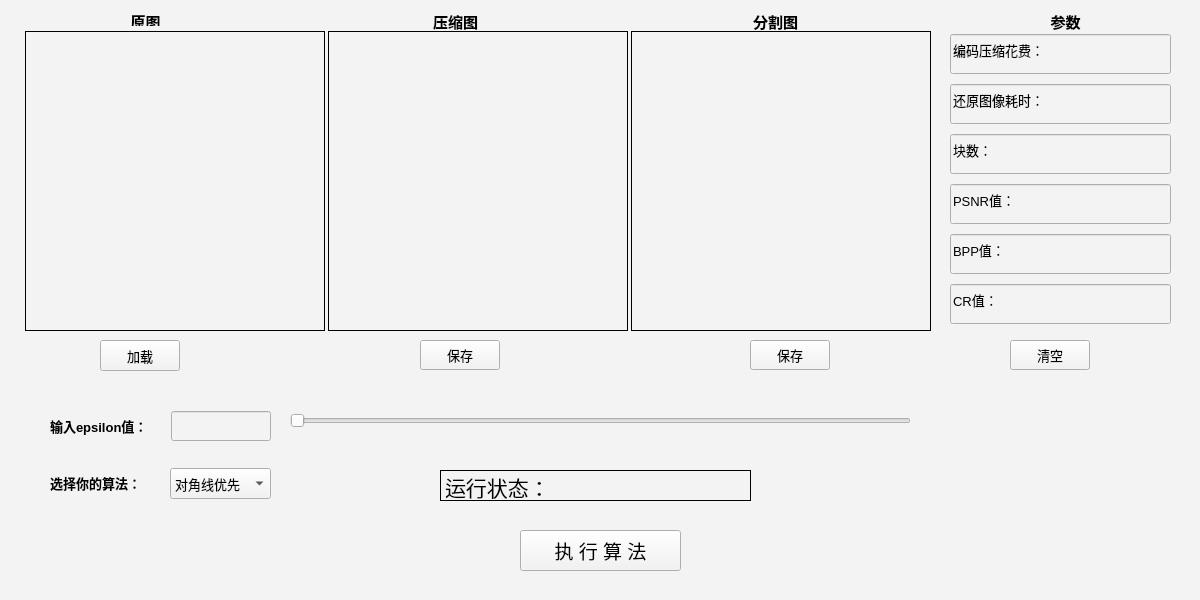
<?xml version="1.0" encoding="UTF-8"?>
<ui version="4.0">
 <class>Widget</class>
 <widget class="QWidget" name="Widget">
  <property name="geometry">
   <rect>
    <x>0</x>
    <y>0</y>
    <width>1200</width>
    <height>600</height>
   </rect>
  </property>
  <property name="minimumSize">
   <size>
    <width>1200</width>
    <height>600</height>
   </size>
  </property>
  <property name="maximumSize">
   <size>
    <width>1200</width>
    <height>600</height>
   </size>
  </property>
  <property name="font">
   <font>
    <pointsize>10</pointsize>
   </font>
  </property>
  <property name="mouseTracking">
   <bool>false</bool>
  </property>
  <property name="windowTitle">
   <string>灰度图像分割器</string>
  </property>
  <property name="styleSheet">
   <string notr="true">background-color: rgb(243, 243, 243);</string>
  </property>
  <widget class="QWidget" name="layoutWidget1">
   <property name="geometry">
    <rect>
     <x>0</x>
     <y>30</y>
     <width>931</width>
     <height>302</height>
    </rect>
   </property>
   <layout class="QHBoxLayout" name="horizontalLayout">
    <property name="spacing">
     <number>3</number>
    </property>
    <item>
     <spacer name="horizontalSpacer">
      <property name="orientation">
       <enum>Qt::Horizontal</enum>
      </property>
      <property name="sizeHint" stdset="0">
       <size>
        <width>40</width>
        <height>20</height>
       </size>
      </property>
     </spacer>
    </item>
    <item>
     <widget class="QLabel" name="Image_display_label_1">
      <property name="minimumSize">
       <size>
        <width>300</width>
        <height>300</height>
       </size>
      </property>
      <property name="maximumSize">
       <size>
        <width>300</width>
        <height>300</height>
       </size>
      </property>
      <property name="styleSheet">
       <string notr="true">border:1px solid rgb(0,0,0);</string>
      </property>
      <property name="text">
       <string/>
      </property>
     </widget>
    </item>
    <item>
     <widget class="QLabel" name="Image_display_label_2">
      <property name="minimumSize">
       <size>
        <width>300</width>
        <height>300</height>
       </size>
      </property>
      <property name="maximumSize">
       <size>
        <width>300</width>
        <height>300</height>
       </size>
      </property>
      <property name="styleSheet">
       <string notr="true">border:1px solid rgb(0,0,0);</string>
      </property>
      <property name="text">
       <string/>
      </property>
     </widget>
    </item>
    <item>
     <widget class="QLabel" name="Image_display_label_3">
      <property name="minimumSize">
       <size>
        <width>300</width>
        <height>300</height>
       </size>
      </property>
      <property name="maximumSize">
       <size>
        <width>300</width>
        <height>300</height>
       </size>
      </property>
      <property name="styleSheet">
       <string notr="true">border:1px solid rgb(0,0,0);</string>
      </property>
      <property name="text">
       <string/>
      </property>
     </widget>
    </item>
   </layout>
  </widget>
  <widget class="QPushButton" name="saveButton_1">
   <property name="geometry">
    <rect>
     <x>420</x>
     <y>340</y>
     <width>80</width>
     <height>30</height>
    </rect>
   </property>
   <property name="minimumSize">
    <size>
     <width>80</width>
     <height>30</height>
    </size>
   </property>
   <property name="maximumSize">
    <size>
     <width>80</width>
     <height>30</height>
    </size>
   </property>
   <property name="text">
    <string>保存</string>
   </property>
  </widget>
  <widget class="QPushButton" name="saveButton_2">
   <property name="geometry">
    <rect>
     <x>750</x>
     <y>340</y>
     <width>80</width>
     <height>30</height>
    </rect>
   </property>
   <property name="minimumSize">
    <size>
     <width>80</width>
     <height>30</height>
    </size>
   </property>
   <property name="maximumSize">
    <size>
     <width>80</width>
     <height>30</height>
    </size>
   </property>
   <property name="text">
    <string>保存</string>
   </property>
  </widget>
  <widget class="QWidget" name="layoutWidget2">
   <property name="geometry">
    <rect>
     <x>950</x>
     <y>30</y>
     <width>221</width>
     <height>301</height>
    </rect>
   </property>
   <layout class="QVBoxLayout" name="verticalLayout">
    <item>
     <widget class="QLineEdit" name="dataShowing_lineEdit_1">
      <property name="minimumSize">
       <size>
        <width>0</width>
        <height>40</height>
       </size>
      </property>
      <property name="maximumSize">
       <size>
        <width>16777215</width>
        <height>40</height>
       </size>
      </property>
      <property name="focusPolicy">
       <enum>Qt::NoFocus</enum>
      </property>
      <property name="styleSheet">
       <string notr="true">font: 10pt &quot;Microsoft YaHei UI&quot;;</string>
      </property>
      <property name="text">
       <string>编码压缩花费：</string>
      </property>
     </widget>
    </item>
    <item>
     <widget class="QLineEdit" name="dataShowing_lineEdit_2">
      <property name="minimumSize">
       <size>
        <width>0</width>
        <height>40</height>
       </size>
      </property>
      <property name="maximumSize">
       <size>
        <width>16777215</width>
        <height>40</height>
       </size>
      </property>
      <property name="focusPolicy">
       <enum>Qt::NoFocus</enum>
      </property>
      <property name="styleSheet">
       <string notr="true">font: 10pt &quot;Microsoft YaHei UI&quot;;</string>
      </property>
      <property name="text">
       <string>还原图像耗时：</string>
      </property>
     </widget>
    </item>
    <item>
     <widget class="QLineEdit" name="dataShowing_lineEdit_3">
      <property name="minimumSize">
       <size>
        <width>0</width>
        <height>40</height>
       </size>
      </property>
      <property name="maximumSize">
       <size>
        <width>16777215</width>
        <height>40</height>
       </size>
      </property>
      <property name="focusPolicy">
       <enum>Qt::NoFocus</enum>
      </property>
      <property name="styleSheet">
       <string notr="true">font: 10pt &quot;Microsoft YaHei UI&quot;;</string>
      </property>
      <property name="text">
       <string>块数：</string>
      </property>
     </widget>
    </item>
    <item>
     <widget class="QLineEdit" name="dataShowing_lineEdit_4">
      <property name="minimumSize">
       <size>
        <width>0</width>
        <height>40</height>
       </size>
      </property>
      <property name="maximumSize">
       <size>
        <width>16777215</width>
        <height>40</height>
       </size>
      </property>
      <property name="focusPolicy">
       <enum>Qt::NoFocus</enum>
      </property>
      <property name="styleSheet">
       <string notr="true">font: 10pt &quot;Microsoft YaHei UI&quot;;</string>
      </property>
      <property name="text">
       <string>PSNR值：</string>
      </property>
     </widget>
    </item>
    <item>
     <widget class="QLineEdit" name="dataShowing_lineEdit_5">
      <property name="minimumSize">
       <size>
        <width>0</width>
        <height>40</height>
       </size>
      </property>
      <property name="maximumSize">
       <size>
        <width>16777215</width>
        <height>40</height>
       </size>
      </property>
      <property name="focusPolicy">
       <enum>Qt::NoFocus</enum>
      </property>
      <property name="styleSheet">
       <string notr="true">font: 10pt &quot;Microsoft YaHei UI&quot;;</string>
      </property>
      <property name="text">
       <string>BPP值：</string>
      </property>
     </widget>
    </item>
    <item>
     <widget class="QLineEdit" name="dataShowing_lineEdit_6">
      <property name="minimumSize">
       <size>
        <width>0</width>
        <height>40</height>
       </size>
      </property>
      <property name="maximumSize">
       <size>
        <width>16777215</width>
        <height>40</height>
       </size>
      </property>
      <property name="focusPolicy">
       <enum>Qt::NoFocus</enum>
      </property>
      <property name="styleSheet">
       <string notr="true">font: 10pt &quot;Microsoft YaHei UI&quot;;</string>
      </property>
      <property name="text">
       <string>CR值：</string>
      </property>
     </widget>
    </item>
   </layout>
  </widget>
  <widget class="QPushButton" name="loadButton">
   <property name="geometry">
    <rect>
     <x>100</x>
     <y>340</y>
     <width>80</width>
     <height>31</height>
    </rect>
   </property>
   <property name="minimumSize">
    <size>
     <width>80</width>
     <height>31</height>
    </size>
   </property>
   <property name="maximumSize">
    <size>
     <width>80</width>
     <height>30</height>
    </size>
   </property>
   <property name="text">
    <string>加载</string>
   </property>
  </widget>
  <widget class="QSlider" name="valueInput_horizontalSlider">
   <property name="enabled">
    <bool>true</bool>
   </property>
   <property name="geometry">
    <rect>
     <x>290</x>
     <y>410</y>
     <width>621</width>
     <height>21</height>
    </rect>
   </property>
   <property name="maximum">
    <number>30</number>
   </property>
   <property name="pageStep">
    <number>1</number>
   </property>
   <property name="orientation">
    <enum>Qt::Horizontal</enum>
   </property>
  </widget>
  <widget class="QPushButton" name="run_pushButton">
   <property name="geometry">
    <rect>
     <x>520</x>
     <y>530</y>
     <width>161</width>
     <height>41</height>
    </rect>
   </property>
   <property name="font">
    <font>
     <family>Microsoft YaHei UI</family>
     <pointsize>14</pointsize>
     <italic>false</italic>
     <bold>false</bold>
     <kerning>true</kerning>
    </font>
   </property>
   <property name="layoutDirection">
    <enum>Qt::LeftToRight</enum>
   </property>
   <property name="styleSheet">
    <string notr="true">font: 14pt &quot;Microsoft YaHei UI&quot;;
</string>
   </property>
   <property name="text">
    <string>执 行 算 法</string>
   </property>
  </widget>
  <widget class="QWidget" name="layoutWidget">
   <property name="geometry">
    <rect>
     <x>50</x>
     <y>390</y>
     <width>221</width>
     <height>131</height>
    </rect>
   </property>
   <layout class="QVBoxLayout" name="verticalLayout_2">
    <item>
     <layout class="QHBoxLayout" name="horizontalLayout_3" stretch="0,2">
      <item>
       <widget class="QLabel" name="label_2">
        <property name="minimumSize">
         <size>
          <width>0</width>
          <height>3</height>
         </size>
        </property>
        <property name="text">
         <string>&lt;!DOCTYPE HTML PUBLIC &quot;-//W3C//DTD HTML 4.0//EN&quot; &quot;http://www.w3.org/TR/REC-html40/strict.dtd&quot;&gt;
&lt;html&gt;&lt;head&gt;&lt;meta name=&quot;qrichtext&quot; content=&quot;1&quot; /&gt;&lt;meta charset=&quot;utf-8&quot; /&gt;&lt;style type=&quot;text/css&quot;&gt;
p, li { white-space: pre-wrap; }
hr { height: 1px; border-width: 0; }
li.unchecked::marker { content: &quot;\2610&quot;; }
li.checked::marker { content: &quot;\2612&quot;; }
&lt;/style&gt;&lt;/head&gt;&lt;body style=&quot; font-family:'Microsoft YaHei UI'; font-size:10pt; font-weight:400; font-style:normal;&quot;&gt;
&lt;p style=&quot; margin-top:0px; margin-bottom:0px; margin-left:0px; margin-right:0px; -qt-block-indent:0; text-indent:0px;&quot;&gt;&lt;span style=&quot; font-weight:700;&quot;&gt;输入epsilon值：&lt;/span&gt;&lt;/p&gt;&lt;/body&gt;&lt;/html&gt;</string>
        </property>
       </widget>
      </item>
      <item>
       <widget class="QLineEdit" name="valueInput_lineEdit">
        <property name="minimumSize">
         <size>
          <width>100</width>
          <height>30</height>
         </size>
        </property>
        <property name="maximumSize">
         <size>
          <width>100</width>
          <height>30</height>
         </size>
        </property>
       </widget>
      </item>
     </layout>
    </item>
    <item>
     <layout class="QHBoxLayout" name="horizontalLayout_2">
      <item>
       <widget class="QLabel" name="label">
        <property name="minimumSize">
         <size>
          <width>0</width>
          <height>30</height>
         </size>
        </property>
        <property name="text">
         <string>&lt;html&gt;&lt;head/&gt;&lt;body&gt;&lt;p&gt;&lt;span style=&quot; font-weight:700;&quot;&gt;选择你的算法：&lt;/span&gt;&lt;/p&gt;&lt;/body&gt;&lt;/html&gt;</string>
        </property>
       </widget>
      </item>
      <item>
       <widget class="QComboBox" name="comboBox">
        <property name="minimumSize">
         <size>
          <width>101</width>
          <height>31</height>
         </size>
        </property>
        <property name="maximumSize">
         <size>
          <width>100</width>
          <height>30</height>
         </size>
        </property>
        <item>
         <property name="text">
          <string>对角线优先</string>
         </property>
        </item>
        <item>
         <property name="text">
          <string>水平优先</string>
         </property>
        </item>
       </widget>
      </item>
     </layout>
    </item>
   </layout>
  </widget>
  <widget class="QPushButton" name="clearButton">
   <property name="geometry">
    <rect>
     <x>1010</x>
     <y>340</y>
     <width>80</width>
     <height>30</height>
    </rect>
   </property>
   <property name="minimumSize">
    <size>
     <width>80</width>
     <height>30</height>
    </size>
   </property>
   <property name="maximumSize">
    <size>
     <width>80</width>
     <height>30</height>
    </size>
   </property>
   <property name="text">
    <string>清空</string>
   </property>
  </widget>
  <widget class="QLabel" name="label_3">
   <property name="geometry">
    <rect>
     <x>130</x>
     <y>10</y>
     <width>31</width>
     <height>16</height>
    </rect>
   </property>
   <property name="font">
    <font>
     <pointsize>11</pointsize>
     <bold>true</bold>
    </font>
   </property>
   <property name="text">
    <string>&lt;html&gt;&lt;head/&gt;&lt;body&gt;&lt;p align=&quot;center&quot;&gt;原图&lt;/p&gt;&lt;/body&gt;&lt;/html&gt;</string>
   </property>
  </widget>
  <widget class="QLabel" name="label_4">
   <property name="geometry">
    <rect>
     <x>430</x>
     <y>10</y>
     <width>51</width>
     <height>20</height>
    </rect>
   </property>
   <property name="font">
    <font>
     <pointsize>11</pointsize>
     <bold>true</bold>
    </font>
   </property>
   <property name="text">
    <string>&lt;html&gt;&lt;head/&gt;&lt;body&gt;&lt;p align=&quot;center&quot;&gt;压缩图&lt;/p&gt;&lt;/body&gt;&lt;/html&gt;</string>
   </property>
  </widget>
  <widget class="QLabel" name="label_5">
   <property name="geometry">
    <rect>
     <x>750</x>
     <y>10</y>
     <width>51</width>
     <height>20</height>
    </rect>
   </property>
   <property name="font">
    <font>
     <pointsize>11</pointsize>
     <bold>true</bold>
    </font>
   </property>
   <property name="text">
    <string>&lt;html&gt;&lt;head/&gt;&lt;body&gt;&lt;p align=&quot;center&quot;&gt;分割图&lt;/p&gt;&lt;/body&gt;&lt;/html&gt;</string>
   </property>
  </widget>
  <widget class="QLabel" name="state_showing_label">
   <property name="geometry">
    <rect>
     <x>440</x>
     <y>470</y>
     <width>311</width>
     <height>31</height>
    </rect>
   </property>
   <property name="font">
    <font>
     <pointsize>11</pointsize>
    </font>
   </property>
   <property name="styleSheet">
    <string notr="true">border:1px solid rgb(0,0,0);</string>
   </property>
   <property name="text">
    <string>&lt;html&gt;&lt;head/&gt;&lt;body&gt;&lt;p&gt;&lt;span style=&quot; font-size:16pt;&quot;&gt;运行状态：&lt;/span&gt;&lt;/p&gt;&lt;/body&gt;&lt;/html&gt;</string>
   </property>
  </widget>
  <widget class="QLabel" name="label_6">
   <property name="geometry">
    <rect>
     <x>1040</x>
     <y>10</y>
     <width>51</width>
     <height>20</height>
    </rect>
   </property>
   <property name="font">
    <font>
     <pointsize>11</pointsize>
     <bold>true</bold>
    </font>
   </property>
   <property name="text">
    <string>&lt;html&gt;&lt;head/&gt;&lt;body&gt;&lt;p align=&quot;center&quot;&gt;参数&lt;/p&gt;&lt;/body&gt;&lt;/html&gt;</string>
   </property>
  </widget>
 </widget>
 <resources/>
 <connections/>
</ui>
